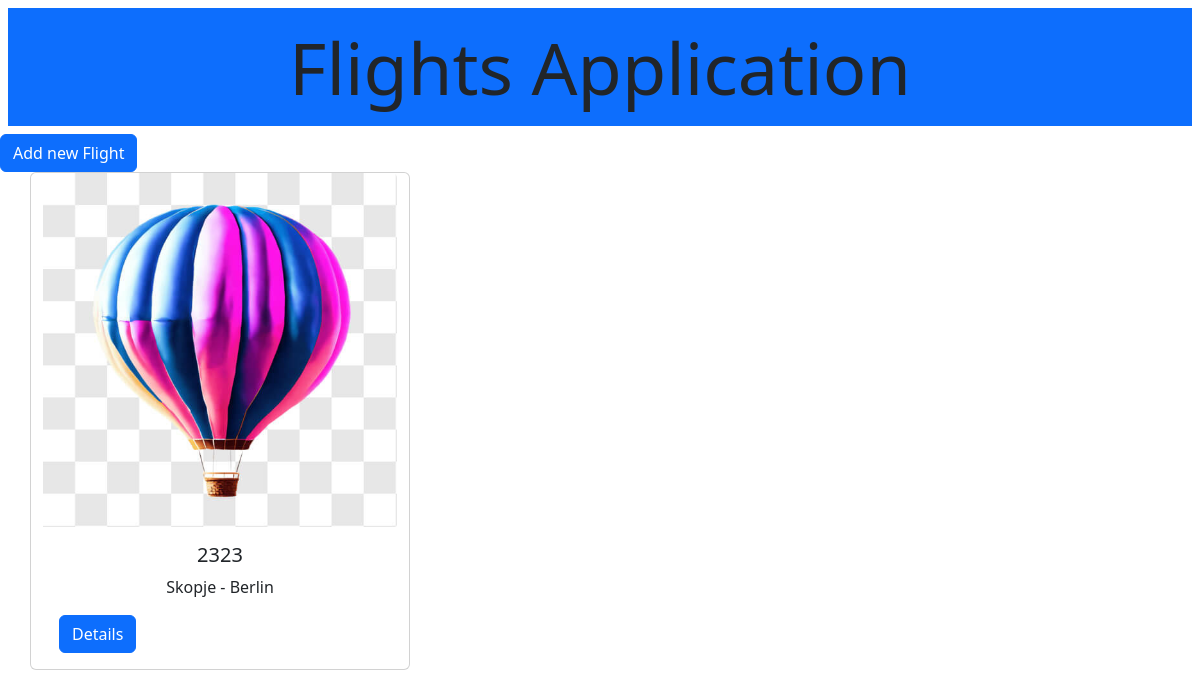
Before: /index/ with the older database file.
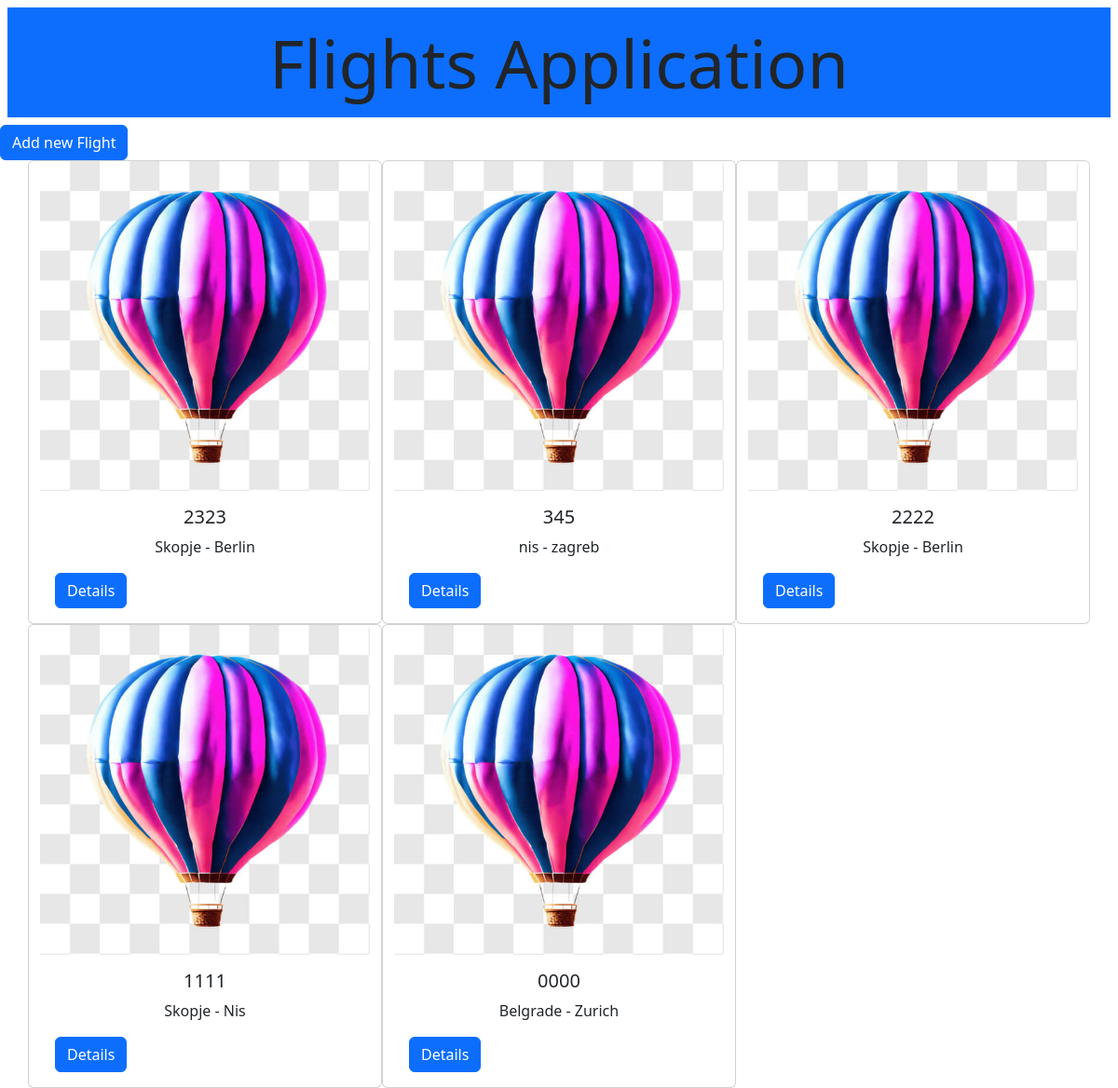
After: the same page with the newer database file.
### flightapp/models.py (models this page shows, shortened)
class Flight(models.Model):
    code=models.CharField(max_length=100,unique=True)
    take_off_airport=models.CharField(max_length=100,null=True,blank=True)
    landing_airport=models.CharField(max_length=100,null=True,blank=True)
    user  =models.ForeignKey(User,on_delete=models.CASCADE,null=True,blank=True)
    date = models.DateField(null=True,blank=True)
    airline = models.ForeignKey(Airline,on_delete=models.CASCADE)
    balloon = models.ForeignKey(Baloon, on_delete=models.CASCADE)
    pilot = models.ForeignKey(Pilot, on_delete=models.CASCADE)

### flightapp/views.py (the view)
# urls.py: path('index/',app_views.index, name='index'), #ja importirame funkcijata index od app_views za da redirektirame na /index
def index(request):
    all_flights = Flight.objects.all() #site letovi
    context = {"flights": all_flights,"page_title":"Flights Application"}
    return render (request,'index.html',context)

### templates/index.html (shortened to what this page needs)
{% load static %}
<!DOCTYPE html>
<html lang="en">
<head>
    <link rel="stylesheet" href="{% static 'bootstrap.css' %}">
</head>
<body>
    <h1 class="display-2 text-center bg-primary m-2 p-3">{{ page_title }}</h1>
    <div>
    <a href="{% url 'addForm' %}" class="btn btn-primary">Add new Flight</a>
    </div>
    <div class="container">
        <div class="row">
            {% for flight in flights %}
                <div class="card col-4">
                    <img src="{%  static 'hot_air_ballon.jpg' %}" class="card-img-top">
                        <div class="card-body">
                            <h5 class="card-title text-center">{{flight.code}}</h5>
                            <p class="card-text text-center">{{flight.take_off_airport}} - {{flight.landing_airport}}</p>
                            <a href="{% url 'details' flight.id %}" class="btn btn-primary">Details</a>
                        </div>
                </div>
            {% endfor %}
        </div>
    </div>
</body>
</html>

Changed rows visible on the page:
added Flight: code "345", take_off_airport "nis", landing_airport "zagreb"
added Flight: code "2222", take_off_airport "Skopje", landing_airport "Berlin"
added Flight: code "1111", take_off_airport "Skopje", landing_airport "Nis"
added Flight: code "0000", take_off_airport "Belgrade", landing_airport "Zurich"
